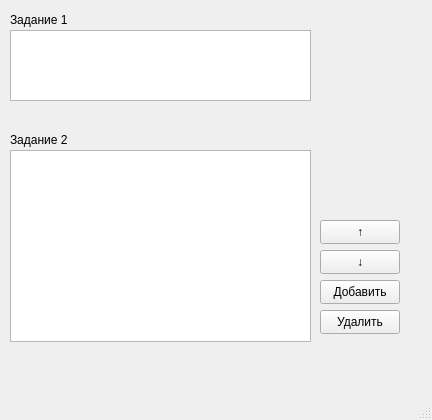
<?xml version="1.0" encoding="UTF-8"?>
<ui version="4.0">
 <class>MainWindow</class>
 <widget class="QMainWindow" name="MainWindow">
  <property name="geometry">
   <rect>
    <x>0</x>
    <y>0</y>
    <width>432</width>
    <height>420</height>
   </rect>
  </property>
  <property name="windowTitle">
   <string>MainWindow</string>
  </property>
  <widget class="QWidget" name="centralwidget">
   <widget class="QPlainTextEdit" name="plainTextEdit">
    <property name="geometry">
     <rect>
      <x>10</x>
      <y>30</y>
      <width>301</width>
      <height>71</height>
     </rect>
    </property>
   </widget>
   <widget class="QLabel" name="label">
    <property name="geometry">
     <rect>
      <x>10</x>
      <y>10</y>
      <width>301</width>
      <height>20</height>
     </rect>
    </property>
    <property name="text">
     <string>Задание 1</string>
    </property>
   </widget>
   <widget class="QLabel" name="label_2">
    <property name="geometry">
     <rect>
      <x>10</x>
      <y>130</y>
      <width>301</width>
      <height>20</height>
     </rect>
    </property>
    <property name="text">
     <string>Задание 2</string>
    </property>
   </widget>
   <widget class="QListView" name="listView">
    <property name="geometry">
     <rect>
      <x>10</x>
      <y>150</y>
      <width>301</width>
      <height>192</height>
     </rect>
    </property>
   </widget>
   <widget class="QPushButton" name="pushButton">
    <property name="geometry">
     <rect>
      <x>320</x>
      <y>280</y>
      <width>80</width>
      <height>24</height>
     </rect>
    </property>
    <property name="text">
     <string>Добавить</string>
    </property>
   </widget>
   <widget class="QPushButton" name="pushButton_2">
    <property name="geometry">
     <rect>
      <x>320</x>
      <y>310</y>
      <width>80</width>
      <height>24</height>
     </rect>
    </property>
    <property name="text">
     <string>Удалить</string>
    </property>
   </widget>
   <widget class="QPushButton" name="pushButton_3">
    <property name="geometry">
     <rect>
      <x>320</x>
      <y>220</y>
      <width>80</width>
      <height>24</height>
     </rect>
    </property>
    <property name="text">
     <string>↑</string>
    </property>
   </widget>
   <widget class="QPushButton" name="pushButton_4">
    <property name="geometry">
     <rect>
      <x>320</x>
      <y>250</y>
      <width>80</width>
      <height>24</height>
     </rect>
    </property>
    <property name="text">
     <string>↓</string>
    </property>
   </widget>
  </widget>
  <widget class="QMenuBar" name="menubar">
   <property name="geometry">
    <rect>
     <x>0</x>
     <y>0</y>
     <width>432</width>
     <height>21</height>
    </rect>
   </property>
  </widget>
  <widget class="QStatusBar" name="statusbar"/>
 </widget>
 <resources/>
 <connections/>
</ui>
